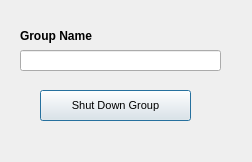
<?xml version="1.0" encoding="UTF-8"?>
<ui version="4.0">
 <class>shutDownGroupDialog</class>
 <widget class="QDialog" name="shutDownGroupDialog">
  <property name="geometry">
   <rect>
    <x>0</x>
    <y>0</y>
    <width>252</width>
    <height>162</height>
   </rect>
  </property>
  <property name="windowTitle">
   <string>Shut Down Group</string>
  </property>
  <widget class="QLineEdit" name="lineEdit_3">
   <property name="geometry">
    <rect>
     <x>20</x>
     <y>50</y>
     <width>201</width>
     <height>21</height>
    </rect>
   </property>
  </widget>
  <widget class="QLabel" name="label_4">
   <property name="geometry">
    <rect>
     <x>20</x>
     <y>20</y>
     <width>201</width>
     <height>31</height>
    </rect>
   </property>
   <property name="font">
    <font>
     <pointsize>9</pointsize>
     <weight>75</weight>
     <bold>true</bold>
    </font>
   </property>
   <property name="text">
    <string>Group Name</string>
   </property>
  </widget>
  <widget class="QPushButton" name="pushButton_86">
   <property name="geometry">
    <rect>
     <x>40</x>
     <y>90</y>
     <width>151</width>
     <height>31</height>
    </rect>
   </property>
   <property name="font">
    <font>
     <pointsize>8</pointsize>
    </font>
   </property>
   <property name="text">
    <string>Shut Down Group</string>
   </property>
   <property name="default">
    <bool>true</bool>
   </property>
  </widget>
 </widget>
 <resources/>
 <connections/>
</ui>
